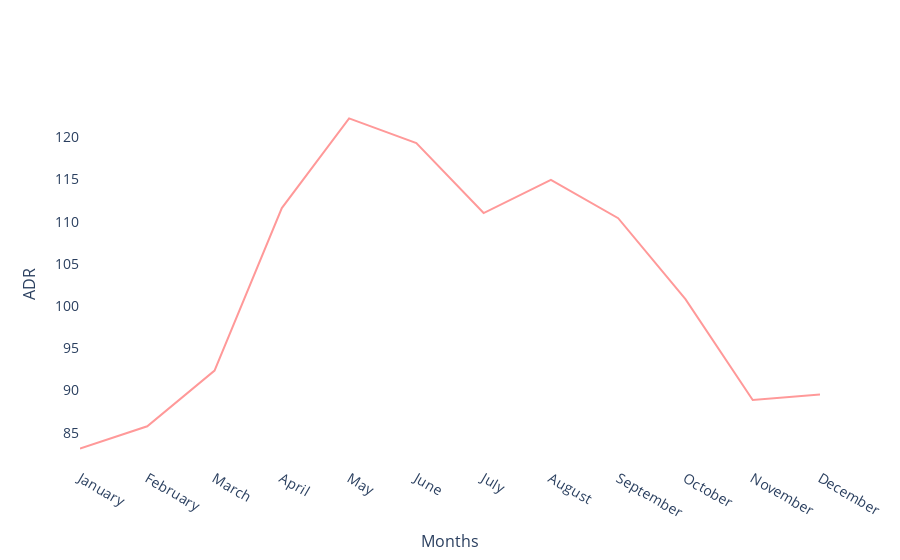

The cell this chart's notebook holds for it:
### Markdown cell above
<div class="alert alert-success">
    <h3> 2.2 - Average ADR by Month</h3>

</div>

### Code cell
Month = {'January' :'01',
         'February' : '02',
         'March' : '03',
         'April' : '04',
         'May' : '05',
         'June' : '06',
         'July' : '07',
         'August' : '08',
         'September' : '09', 
         'October' : '10',
         'November' : '11',
         'December' : '12'}
adr_graph = df.copy(deep=True)
adr_graph['ArrivalDateMonth_cat'] = adr_graph['ArrivalDateMonth_cat'].apply(lambda x: Month[x])
adr_graph1=adr_graph.groupby(['ArrivalDateMonth_cat'])[['ADR']].mean()
adr_graph1=pd.DataFrame(adr_graph1, columns = ['ADR']).reset_index()
#graph
fig = go.Figure()
fig.add_trace(go.Scatter(x=['January','February','March','April','May','June','July','August','September','October',
                            'November','December'],
                         y=adr_graph1['ADR'],
                    mode='lines',
                    name='lines',marker_color='rgb(255,153,153)'))
fig.update_layout(
    xaxis=dict(
        title='Months',
        titlefont_size=16,
        tickfont_size=14,
    ),
    yaxis=dict(
        title='ADR',
        titlefont_size=16,
        tickfont_size=14,
        
    ))

fig.layout.plot_bgcolor = '#fff'
fig.show()

### Figure 1 — Plotly figure (JSON) as saved in the notebook; plotly's stock layout.template omitted (floating-point values rounded to 4 significant figures)
{"data": [{"marker": {"color": "rgb(255,153,153)"}, "mode": "lines", "name": "lines", "type": "scatter", "x": ["January", "February", "March", "April", "May", "June", "July", "August", "September", "October", "November", "December"], "y": [83.11, 85.76, 92.36, 111.6, 122.2, 119.3, 111.0, 114.9, 110.4, 100.8, 88.87, 89.54]}], "layout": {"plot_bgcolor": "#fff", "xaxis": {"tickfont": {"size": 14}, "title": {"font": {"size": 16}, "text": "Months"}}, "yaxis": {"tickfont": {"size": 14}, "title": {"font": {"size": 16}, "text": "ADR"}}}}
